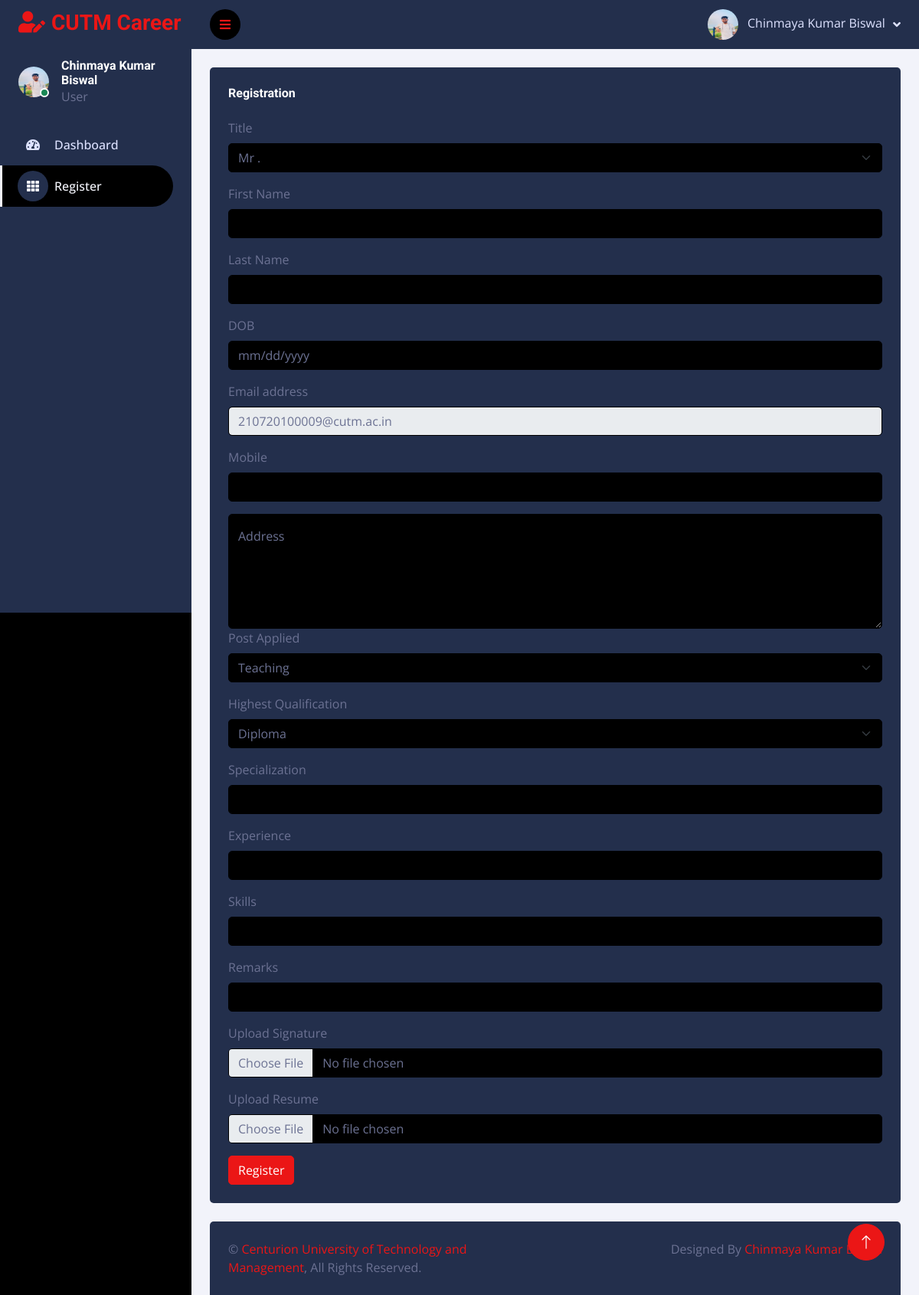
Page /user/registerme.php (signed in) on the committed database.
### tables this page shows
CREATE TABLE `user` (
  `id` int(11) NOT NULL,
  `name` varchar(255) NOT NULL,
  `email` varchar(255) NOT NULL,
  `password` varchar(255) NOT NULL,
  `image` varchar(255) NOT NULL
);

### include/function.php (called while the page is built, shortened)
<?php
    function getUserDetails($db,$email){
        $query="SELECT * FROM user WHERE email='$email'";
        $run=mysqli_query($db,$query);
        $data=mysqli_fetch_assoc($run);
        return $data;
    }
?>

### user/registerme.php (the view, shortened to what this page needs)
<?php
require('../include/database.php');
require('../include/function.php');
$email=$_SESSION['email'];
if($_SESSION['email'])
{
  $userData=getUserDetails($db,$email);
}
else {
  header('location:../include/logout.php');
}
?>
<!DOCTYPE html>
<html lang="en">
<head>
    <link href="https://cdnjs.cloudflare.com/ajax/libs/font-awesome/5.10.0/css/all.min.css" rel="stylesheet">
    <link href="https://cdn.jsdelivr.net/npm/bootstrap-icons@1.4.1/font/bootstrap-icons.css" rel="stylesheet">
    <link href="../lib/owlcarousel/assets/owl.carousel.min.css" rel="stylesheet">
    <link href="../lib/tempusdominus/css/tempusdominus-bootstrap-4.min.css" rel="stylesheet" />
    <link href="../css/bootstrap.min.css" rel="stylesheet">
    <link href="../css/style.css" rel="stylesheet">
</head>
<body>
    <div class="container-fluid position-relative d-flex p-0">
        <div class="sidebar pe-4 pb-3">
            <nav class="navbar bg-secondary navbar-dark">
                <a href="index.html" class="navbar-brand mx-4 mb-3">
                    <h3 class="text-primary"><i class="fa fa-user-edit me-2"></i>CUTM Career</h3>
                </a>
                <div class="d-flex align-items-center ms-4 mb-4">
                    <div class="position-relative">
                        <img class="rounded-circle" src="../profile/<?=$userData['image']?>" alt="" style="width: 40px; height: 40px;">
                        <div class="bg-success rounded-circle border border-2 border-white position-absolute end-0 bottom-0 p-1"></div>
                    </div>
                    <div class="ms-3">
                        <h6 class="mb-0"><?=$userData['name']?></h6>
                        <span>User</span>
                    </div>
                </div>
                <div class="navbar-nav w-100">
                    <a href="index.php" class="nav-item nav-link"><i class="fa fa-tachometer-alt me-2"></i>Dashboard</a>
                    <a href="./registerme.php" class="nav-item nav-link active"><i class="fa fa-th me-2"></i>Register</a>
                </div>
            </nav>
        </div>
        <div class="content">
            <nav class="navbar navbar-expand bg-secondary navbar-dark sticky-top px-4 py-0">
                <a href="#" class="sidebar-toggler flex-shrink-0">
                    <i class="fa fa-bars"></i>
                </a>
                <div class="navbar-nav align-items-center ms-auto">
                    <div class="nav-item dropdown">
                        <a href="#" class="nav-link dropdown-toggle" data-bs-toggle="dropdown">
                            <img class="rounded-circle me-lg-2" src="../profile/<?=$userData['image']?>" alt="" style="width: 40px; height: 40px;">
                            <span class="d-none d-lg-inline-flex"><?=$userData['name']?></span>
                        </a>
                    </div>
                </div>
            </nav>
            <div class="container-fluid pt-4 px-4">
                <div class="row g-4">
                    <div class="col-sm-12 col-xl-12">
                        <div class="bg-secondary rounded h-100 p-4">
                            <h6 class="mb-4">Registration</h6>
                            <form action="../include/uploader.php" method="post" enctype="multipart/form-data">
                                <div class="mb-3">
                                    <label for="exampleInputEmail1" class="form-label">Title</label>
                                    <select class="form-select" id="floatingSelect" aria-label="Floating label select example" name="title" required>
                                        <option value="Mr">Mr .</option>
                                    </select>
                                </div>
                                <div class="mb-3">
                                    <label for="exampleInputEmail1" class="form-label">First Name</label>
                                    <input type="text" class="form-control" id="exampleInputEmail1" aria-describedby="emailHelp" name="fname" required>
                                </div>
                                <div class="mb-3">
                                    <label for="exampleInputEmail1" class="form-label">Last Name</label>
                                    <input type="text" class="form-control" id="exampleInputEmail1" aria-describedby="emailHelp" name="lname" required>
                                </div>
                                <div class="mb-3">
                                    <label for="exampleInputEmail1" class="form-label">DOB</label>
                                    <input type="date" class="form-control" id="exampleInputEmail1" aria-describedby="emailHelp" name="dob" required>
                                </div>
                                <div class="mb-3">
                                    <label for="exampleInputEmail1" class="form-label">Email address</label>
                                    <input type="email" class="form-control" id="exampleInputEmail1" aria-describedby="emailHelp" name="email" value="<?=$userData['email']?>" readonly>
                                </div>
                                <div class="mb-3">
                                    <label for="exampleInputEmail1" class="form-label">Mobile</label>
                                    <input type="text" class="form-control" id="exampleInputEmail1" aria-describedby="emailHelp" name="mobile" required>
                                </div>
                                <div class="form-floating">
                                <label for="exampleInputEmail1" class="form-label">Address</label>
                                    <textarea class="form-control" placeholder="Address"
                                        id="floatingTextarea" style="height: 150px;" name="address" required></textarea>
                                </div>
                                <div class="mb-3">
                                    <label for="exampleInputEmail1" class="form-label">Post Applied</label>
                                    <select class="form-select" id="floatingSelect" aria-label="Floating label select example" name="post" required>
                                        <option value="Teaching">Teaching</option>
                                    </select>
                                </div>
                                <div class="mb-3">
                                    <label for="exampleInputEmail1" class="form-label">Highest Qualification</label>
                                    <select class="form-select" id="floatingSelect" aria-label="Floating label select example" name="qualification" required>
                                        <option value="Diploma">Diploma</option>
                                    </select>
                                </div>
                                <div class="mb-3">
                                    <label for="exampleInputEmail1" class="form-label">Specialization</label>
                                    <input type="text" class="form-control" id="exampleInputEmail1" aria-describedby="emailHelp" name="specialization" required>
                                </div>
                                <div class="mb-3">
                                    <label for="exampleInputEmail1" class="form-label">Experience</label>
                                    <input type="text" class="form-control" id="exampleInputEmail1" aria-describedby="emailHelp" name="experiance" required>
                                </div>
                                <div class="mb-3">
                                    <label for="exampleInputEmail1" class="form-label">Skills</label>
                                    <input type="text" class="form-control" id="exampleInputEmail1" aria-describedby="emailHelp" name="skill" required>
                                </div>
                                <div class="mb-3">
                                    <label for="exampleInputEmail1" class="form-label">Remarks</label>
                                    <input type="text" class="form-control" id="exampleInputEmail1" aria-describedby="emailHelp" name="remark" required>
                                </div>
                                <div class="mb-3">
                                    <label for="formFile" class="form-label">Upload Signature</label>
                                    <input class="form-control bg-dark" type="file" id="formFile" name="sign" required>
                                </div>
                                <div class="mb-3">
                                    <label for="formFile" class="form-label">Upload Resume</label>
                                    <input class="form-control bg-dark" type="file" id="formFile" name="cv" required>
                                </div>
                                <button type="submit" class="btn btn-primary" name="register">Register</button>
                            </form>
                        </div>
                    </div>
                </div>
            </div>
            <?php
                include_once('../include/footer.php')
            ?>
        </div>
        <a href="#" class="btn btn-lg btn-primary btn-lg-square back-to-top"><i class="bi bi-arrow-up"></i></a>
    </div>
</body>
</html>

### css/style.css (style rules this page uses)
:root { --primary: #f2f3fa; --secondary: #232f4c; --light: #dde2ff; --dark: #f2f3fa; }
.back-to-top { position: fixed; display: none; right: 45px; bottom: 45px; z-index: 99; }
.btn { transition: .5s; }
.btn-lg-square { width: 48px; height: 48px; }
.btn-square, .btn-sm-square, .btn-lg-square { padding: 0; display: inline-flex; align-items: center; justify-content: center; font-weight: normal; border-radius: 50px; }
.sidebar { position: fixed; top: 0; left: 0; bottom: 0; width: 250px; height: 100vh; overflow-y: auto; background: var(--secondary); transition: 0.5s; z-index: 999; }
.content { margin-left: 250px; min-height: 100vh; background: var(--dark); transition: 0.5s; }
@media (min-width: 992px) { .sidebar { margin-left: 0; } }
@media (min-width: 992px) { .content { width: calc(100% - 250px); } }
.sidebar .navbar .navbar-nav .nav-link { padding: 7px 20px; color: var(--light); font-weight: 500; border-left: 3px solid var(--secondary); border-radius: 0 30px 30px 0; outline: none; }
.sidebar .navbar .navbar-nav .nav-link:hover, .sidebar .navbar .navbar-nav .nav-link.active { color: var(--primary); background: #000; border-color: var(--primary); }
.sidebar .navbar .navbar-nav .nav-link i { width: 40px; height: 40px; display: inline-flex; align-items: center; justify-content: center; border-radius: 40px; }
.sidebar .navbar .navbar-nav .nav-link:hover i, .sidebar .navbar .navbar-nav .nav-link.active i { background: var(--secondary); }
.content .navbar .navbar-nav .nav-link { margin-left: 25px; padding: 12px 0; color: var(--light); outline: none; }
.content .navbar .sidebar-toggler, .content .navbar .navbar-nav .nav-link i { width: 40px; height: 40px; display: inline-flex; align-items: center; justify-content: center; background: #000; border-radius: 40px; }
.content .navbar .dropdown-toggle::after { margin-left: 6px; vertical-align: middle; border: none; content: "\f107"; font-family: "Font Awesome 5 Free"; font-weight: 900; transition: .5s; }

### rows in the picture
user: image (picture), name "Chinmaya Kumar Biswal", email "210720100009@cutm.ac.in"
